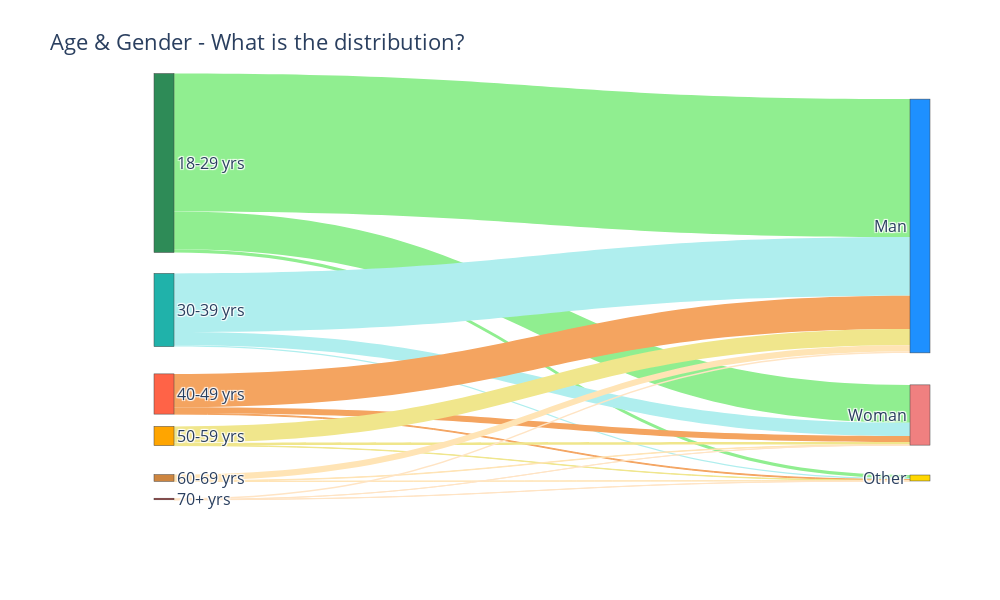
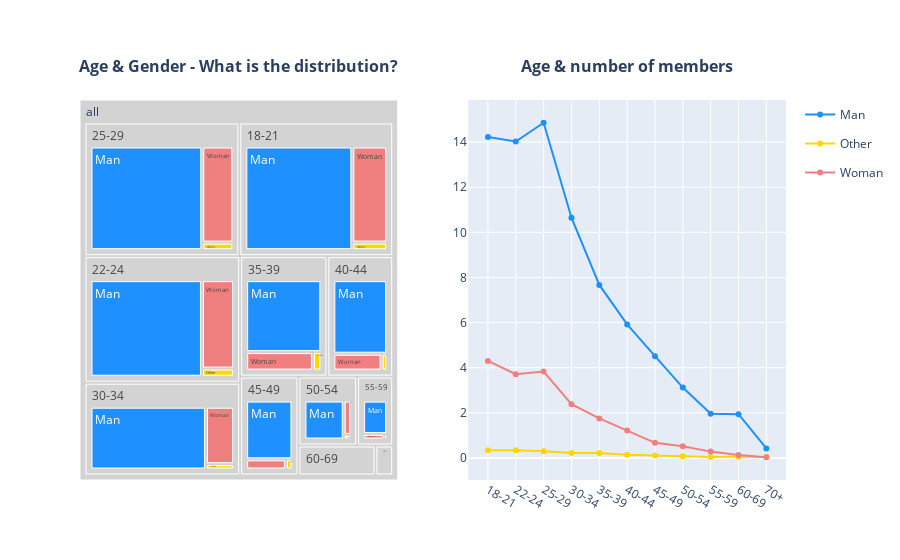
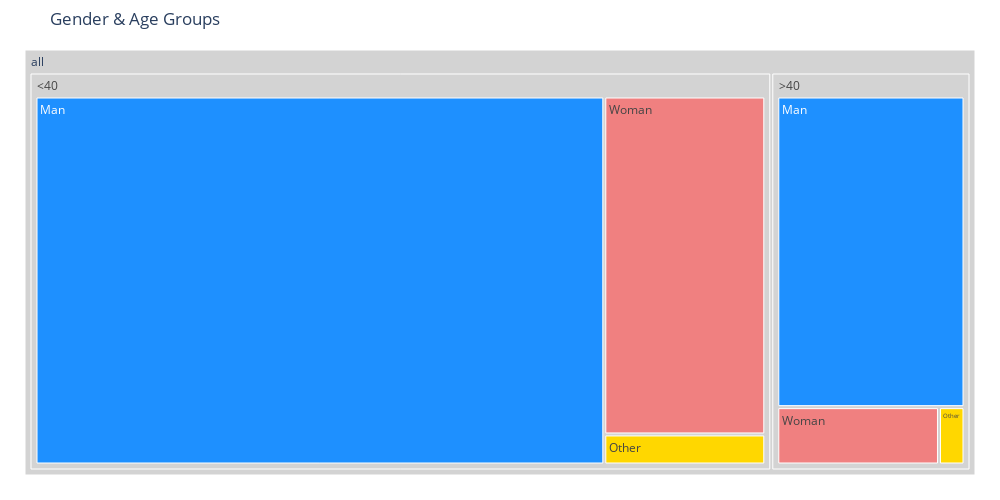

The code cell stored with these charts, in order, in its notebook:
### Markdown cell above
### 1.1 Age and Gender
How many men and women are distributed across various age groups? What percentage of members form the **Women >40years** group? Are there far more men in the technology space than women?

### Code cell
df_ = getAgeGenderPivotDF(); plotAgeGenderSankey(df_)
df_ = getAgeGenderDF(); plotTreeMapLine(df_)
showTreeMap(df_, ['AgeGroup', 'Gender'], 'Count',"Gender & Age Groups", 1000, 500)

### Figure 1 — Plotly figure (JSON) as saved in the notebook; plotly's stock layout.template omitted (floating-point values rounded to 4 significant figures)
{"data": [{"link": {"color": ["lightgreen", "lightgreen", "lightgreen", "paleturquoise", "paleturquoise", "paleturquoise", "sandybrown", "sandybrown", "sandybrown", "khaki", "khaki", "khaki", "moccasin", "moccasin", "moccasin", "bisque", "bisque", "bisque"], "hovertemplate": "%{label}", "label": ["[18-29]yrs-Man", "[18-29]yrs-Woman", "[18-29]yrs-Other", "[30-39]yrs-Man", "[30-39]yrs-Woman", "[30-39]yrs-Other", "[40-49]yrs-Man", "[40-49]yrs-Woman", "[40-49]yrs-Other", "[50-59]yrs-Man", "[50-59]yrs-Woman", "[50-59]yrs-Other", "[60-69]yrs-Man", "[60-69]yrs-Woman", "[60-69]yrs-Other", "[70+]yrs-Man", "[70+]yrs-Woman", "[70+]yrs-Other"], "source": [0, 0, 0, 1, 1, 1, 2, 2, 2, 3, 3, 3, 4, 4, 4, 5, 5, 5, 6, 6, 6], "target": [6, 7, 8, 6, 7, 8, 6, 7, 8, 6, 7, 8, 6, 7, 8, 6, 7, 8], "value": [11198, 3074, 254, 4758, 1073, 114, 2708, 492, 65, 1320, 208, 28, 504, 35, 14, 110, 8, 10]}, "node": {"color": ["seagreen", "lightseagreen", "tomato", "orange", "peru", "brown", "dodgerblue", "lightcoral", "gold"], "hovertemplate": " ", "label": ["18-29 yrs", "30-39 yrs", "40-49 yrs", "50-59 yrs", "60-69 yrs", "70+ yrs", "Man", "Woman", "Other"], "x": [0.1, 0.1, 0.1, 0.1, 0.1, 0.1, 1, 1, 1, 1, 1, 1], "y": [0.15, 0.5, 0.7, 0.8, 0.9, 0.95, 0.3, 0.75, 0.9]}, "type": "sankey"}], "layout": {"font": {"size": 16}, "height": 600, "title": {"text": "Age & Gender - What is the distribution?"}, "width": 1000}}

### Figure 2 — Plotly figure (JSON) as saved in the notebook; plotly's stock layout.template omitted (floating-point values rounded to 4 significant figures)
{"data": [{"branchvalues": "total", "customdata": [["Man"], ["Woman"], ["Man"], ["Woman"], ["Man"], ["Woman"], ["Man"], ["Other"], ["Other"], ["Other"], ["Other"], ["Woman"], ["Woman"], ["Woman"], ["Other"], ["Woman"], ["Other"], ["Other"], ["Man"], ["Man"], ["Man"], ["Man"], ["Other"], ["Other"], ["Other"], ["Man"], ["Woman"], ["Man"], ["Woman"], ["Man"], ["Woman"], ["Other"], ["Woman"], ["(?)"], ["(?)"], ["(?)"], ["(?)"], ["(?)"], ["(?)"], ["(?)"], ["(?)"], ["(?)"], ["(?)"], ["(?)"], ["(?)"]], "domain": {"x": [0, 0.45], "y": [0, 1]}, "hovertemplate": "labels=%{label}<br>Count=%{value}<br>parent=%{parent}<br>id=%{id}<br>Gender=%{customdata[0]}<extra></extra>", "ids": ["all/18-21/Man", "all/55-59/Woman", "all/30-34/Man", "all/40-44/Woman", "all/45-49/Man", "all/25-29/Woman", "all/60-69/Man", "all/70+/Other", "all/22-24/Other", "all/50-54/Other", "all/35-39/Other", "all/45-49/Woman", "all/30-34/Woman", "all/18-21/Woman", "all/55-59/Other", "all/60-69/Woman", "all/40-44/Other", "all/25-29/Other", "all/70+/Man", "all/50-54/Man", "all/35-39/Man", "all/22-24/Man", "all/45-49/Other", "all/18-21/Other", "all/60-69/Other", "all/55-59/Man", "all/22-24/Woman", "all/40-44/Man", "all/35-39/Woman", "all/25-29/Man", "all/50-54/Woman", "all/30-34/Other", "all/70+/Woman", "all/18-21", "all/22-24", "all/25-29", "all/30-34", "all/35-39", "all/40-44", "all/45-49", "all/50-54", "all/55-59", "all/60-69", "all/70+", "all"], "labels": ["Man", "Woman", "Man", "Woman", "Man", "Woman", "Man", "Other", "Other", "Other", "Other", "Woman", "Woman", "Woman", "Other", "Woman", "Other", "Other", "Man", "Man", "Man", "Man", "Other", "Other", "Other", "Man", "Woman", "Man", "Woman", "Man", "Woman", "Other", "Woman", "18-21", "22-24", "25-29", "30-34", "35-39", "40-44", "45-49", "50-54", "55-59", "60-69", "70+", "all"], "marker": {"colors": ["dodgerblue", "lightcoral", "dodgerblue", "lightcoral", "dodgerblue", "lightcoral", "dodgerblue", "gold", "gold", "gold", "gold", "lightcoral", "lightcoral", "lightcoral", "gold", "lightcoral", "gold", "gold", "dodgerblue", "dodgerblue", "dodgerblue", "dodgerblue", "gold", "gold", "gold", "dodgerblue", "lightcoral", "dodgerblue", "lightcoral", "dodgerblue", "lightcoral", "gold", "lightcoral", "lightgrey", "lightgrey", "lightgrey", "lightgrey", "lightgrey", "lightgrey", "lightgrey", "lightgrey", "lightgrey", "lightgrey", "lightgrey", "lightgrey"]}, "name": "", "parents": ["all/18-21", "all/55-59", "all/30-34", "all/40-44", "all/45-49", "all/25-29", "all/60-69", "all/70+", "all/22-24", "all/50-54", "all/35-39", "all/45-49", "all/30-34", "all/18-21", "all/55-59", "all/60-69", "all/40-44", "all/25-29", "all/70+", "all/50-54", "all/35-39", "all/22-24", "all/45-49", "all/18-21", "all/60-69", "all/55-59", "all/22-24", "all/40-44", "all/35-39", "all/25-29", "all/50-54", "all/30-34", "all/70+", "all", "all", "all", "all", "all", "all", "all", "all", "all", "all", "all", ""], "root": {"color": "lightgrey"}, "type": "treemap", "values": [14.23, 0.28, 10.65, 1.22, 4.51, 3.83, 1.94, 0.04, 0.34, 0.07, 0.22, 0.67, 2.38, 4.3, 0.04, 0.13, 0.14, 0.3, 0.42, 3.12, 7.67, 14.03, 0.11, 0.34, 0.05, 1.96, 3.71, 5.92, 1.75, 14.86, 0.52, 0.22, 0.03, 18.87, 18.08, 18.99, 13.25, 9.64, 7.28, 5.29, 3.71, 2.28, 2.12, 0.49, 100]}, {"legendgroup": "Man", "line": {"color": "dodgerblue", "dash": "solid"}, "marker": {"symbol": "circle"}, "mode": "markers+lines", "name": "Man", "orientation": "v", "showlegend": true, "type": "scatter", "x": ["18-21", "22-24", "25-29", "30-34", "35-39", "40-44", "45-49", "50-54", "55-59", "60-69", "70+"], "xaxis": "x", "y": [14.23, 14.03, 14.86, 10.65, 7.67, 5.92, 4.51, 3.12, 1.96, 1.94, 0.42], "yaxis": "y"}, {"legendgroup": "Other", "line": {"color": "gold", "dash": "solid"}, "marker": {"symbol": "circle"}, "mode": "markers+lines", "name": "Other", "orientation": "v", "showlegend": true, "type": "scatter", "x": ["18-21", "22-24", "25-29", "30-34", "35-39", "40-44", "45-49", "50-54", "55-59", "60-69", "70+"], "xaxis": "x", "y": [0.34, 0.34, 0.3, 0.22, 0.22, 0.14, 0.11, 0.07, 0.04, 0.05, 0.04], "yaxis": "y"}, {"legendgroup": "Woman", "line": {"color": "lightcoral", "dash": "solid"}, "marker": {"symbol": "circle"}, "mode": "markers+lines", "name": "Woman", "orientation": "v", "showlegend": true, "type": "scatter", "x": ["18-21", "22-24", "25-29", "30-34", "35-39", "40-44", "45-49", "50-54", "55-59", "60-69", "70+"], "xaxis": "x", "y": [4.3, 3.71, 3.83, 2.38, 1.75, 1.22, 0.67, 0.52, 0.28, 0.13, 0.03], "yaxis": "y"}], "layout": {"annotations": [{"font": {"size": 16}, "showarrow": false, "text": "<b>Age & Gender - What is the distribution?<br />&nbsp;<br />", "x": 0.225, "xanchor": "center", "xref": "paper", "y": 1, "yanchor": "bottom", "yref": "paper"}, {"font": {"size": 16}, "showarrow": false, "text": "<b>Age & number of members<br />&nbsp;<br />", "x": 0.775, "xanchor": "center", "xref": "paper", "y": 1, "yanchor": "bottom", "yref": "paper"}], "xaxis": {"anchor": "y", "domain": [0.55, 1]}, "yaxis": {"anchor": "x", "domain": [0, 1]}}}

### Figure 3 — Plotly figure (JSON) as saved in the notebook; plotly's stock layout.template omitted (floating-point values rounded to 4 significant figures)
{"data": [{"branchvalues": "total", "customdata": [["Man"], ["Other"], ["(?)"], ["Man"], ["Woman"], ["(?)"], ["Other"], ["Woman"], ["(?)"]], "domain": {"x": [0, 1], "y": [0, 1]}, "hovertemplate": "labels=%{label}<br>Count=%{value}<br>parent=%{parent}<br>id=%{id}<br>Gender=%{customdata[0]}<extra></extra>", "ids": ["all/<40/Man", "all/>40/Other", "all/<40", "all/>40/Man", "all/<40/Woman", "all/>40", "all/<40/Other", "all/>40/Woman", "all"], "labels": ["Man", "Other", "<40", "Man", "Woman", ">40", "Other", "Woman", "all"], "marker": {"colors": ["dodgerblue", "gold", "lightgrey", "dodgerblue", "lightcoral", "lightgrey", "gold", "lightcoral", "lightgrey"]}, "name": "", "parents": ["all/<40", "all/>40", "all", "all/>40", "all/<40", "all", "all/<40", "all/>40", ""], "root": {"color": "lightgrey"}, "type": "treemap", "values": [61.44, 0.45, 78.83, 17.87, 15.97, 21.17, 1.42, 2.85, 100]}], "layout": {"height": 500, "legend": {"tracegroupgap": 0}, "margin": {"b": 25, "l": 25, "r": 25, "t": 50}, "title": {"text": "Gender & Age Groups"}, "width": 1000}}
